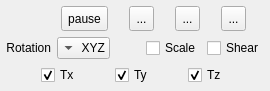
<?xml version="1.0" encoding="UTF-8"?>
<ui version="4.0">
 <class>GraphicalTransformationDlg</class>
 <widget class="QDialog" name="GraphicalTransformationDlg">
  <property name="geometry">
   <rect>
    <x>0</x>
    <y>0</y>
    <width>270</width>
    <height>89</height>
   </rect>
  </property>
  <property name="sizePolicy">
   <sizepolicy hsizetype="Maximum" vsizetype="Maximum">
    <horstretch>0</horstretch>
    <verstretch>0</verstretch>
   </sizepolicy>
  </property>
  <property name="windowTitle">
   <string>Graphical Transformation</string>
  </property>
  <layout class="QVBoxLayout" name="verticalLayout">
   <property name="leftMargin">
    <number>6</number>
   </property>
   <property name="topMargin">
    <number>6</number>
   </property>
   <property name="rightMargin">
    <number>6</number>
   </property>
   <property name="bottomMargin">
    <number>6</number>
   </property>
   <item>
    <widget class="QFrame" name="frame">
     <property name="sizePolicy">
      <sizepolicy hsizetype="Expanding" vsizetype="Maximum">
       <horstretch>0</horstretch>
       <verstretch>0</verstretch>
      </sizepolicy>
     </property>
     <layout class="QHBoxLayout" name="horizontalLayout">
      <property name="leftMargin">
       <number>0</number>
      </property>
      <property name="topMargin">
       <number>0</number>
      </property>
      <property name="rightMargin">
       <number>0</number>
      </property>
      <property name="bottomMargin">
       <number>0</number>
      </property>
      <item>
       <spacer name="horizontalSpacer">
        <property name="orientation">
         <enum>Qt::Horizontal</enum>
        </property>
        <property name="sizeType">
         <enum>QSizePolicy::Preferred</enum>
        </property>
        <property name="sizeHint" stdset="0">
         <size>
          <width>40</width>
          <height>20</height>
         </size>
        </property>
       </spacer>
      </item>
      <item>
       <widget class="QToolButton" name="pauseButton">
        <property name="minimumSize">
         <size>
          <width>25</width>
          <height>25</height>
         </size>
        </property>
        <property name="toolTip">
         <string>Pause segmentation</string>
        </property>
        <property name="statusTip">
         <string>Pause transformation (allow rotation/panning of 3D view)</string>
        </property>
        <property name="text">
         <string>pause</string>
        </property>
        <property name="icon">
         <iconset resource="../MainWindow.qrc">
          <normaloff>:/Resources/images/smallPause.png</normaloff>:/Resources/images/smallPause.png</iconset>
        </property>
        <property name="checkable">
         <bool>true</bool>
        </property>
        <property name="checked">
         <bool>false</bool>
        </property>
       </widget>
      </item>
      <item>
       <widget class="QToolButton" name="razButton">
        <property name="minimumSize">
         <size>
          <width>25</width>
          <height>25</height>
         </size>
        </property>
        <property name="text">
         <string notr="true">...</string>
        </property>
        <property name="icon">
         <iconset resource="../MainWindow.qrc">
          <normaloff>:/Resources/images/smallReset.png</normaloff>:/Resources/images/smallReset.png</iconset>
        </property>
       </widget>
      </item>
      <item>
       <widget class="QToolButton" name="okButton">
        <property name="minimumSize">
         <size>
          <width>25</width>
          <height>25</height>
         </size>
        </property>
        <property name="text">
         <string notr="true">...</string>
        </property>
        <property name="icon">
         <iconset resource="../MainWindow.qrc">
          <normaloff>:/Resources/images/smallValidate.png</normaloff>:/Resources/images/smallValidate.png</iconset>
        </property>
       </widget>
      </item>
      <item>
       <widget class="QToolButton" name="cancelButton">
        <property name="minimumSize">
         <size>
          <width>25</width>
          <height>25</height>
         </size>
        </property>
        <property name="text">
         <string notr="true">...</string>
        </property>
        <property name="icon">
         <iconset resource="../MainWindow.qrc">
          <normaloff>:/Resources/images/smallCancel.png</normaloff>:/Resources/images/smallCancel.png</iconset>
        </property>
       </widget>
      </item>
     </layout>
    </widget>
   </item>
   <item>
    <layout class="QHBoxLayout" name="horizontalLayout_2">
     <item>
      <widget class="QLabel" name="label">
       <property name="sizePolicy">
        <sizepolicy hsizetype="Maximum" vsizetype="Preferred">
         <horstretch>0</horstretch>
         <verstretch>0</verstretch>
        </sizepolicy>
       </property>
       <property name="text">
        <string>Rotation</string>
       </property>
       <property name="alignment">
        <set>Qt::AlignRight|Qt::AlignTrailing|Qt::AlignVCenter</set>
       </property>
      </widget>
     </item>
     <item>
      <widget class="QComboBox" name="rotComboBox">
       <property name="sizePolicy">
        <sizepolicy hsizetype="Preferred" vsizetype="Fixed">
         <horstretch>0</horstretch>
         <verstretch>0</verstretch>
        </sizepolicy>
       </property>
       <property name="layoutDirection">
        <enum>Qt::RightToLeft</enum>
       </property>
       <item>
        <property name="text">
         <string notr="true">XYZ</string>
        </property>
       </item>
       <item>
        <property name="text">
         <string notr="true">X</string>
        </property>
       </item>
       <item>
        <property name="text">
         <string notr="true">Y</string>
        </property>
       </item>
       <item>
        <property name="text">
         <string notr="true">Z</string>
        </property>
       </item>
      </widget>
     </item>
     <item>
      <spacer name="horizontalSpacer_2">
       <property name="orientation">
        <enum>Qt::Horizontal</enum>
       </property>
       <property name="sizeHint" stdset="0">
        <size>
         <width>40</width>
         <height>20</height>
        </size>
       </property>
      </spacer>
     </item>
     <item>
      <widget class="QCheckBox" name="scaleCheckBox">
       <property name="text">
        <string>Scale</string>
       </property>
       <property name="checked">
        <bool>false</bool>
       </property>
      </widget>
     </item>
     <item>
      <widget class="QCheckBox" name="shearCheckBox">
       <property name="text">
        <string>Shear</string>
       </property>
      </widget>
     </item>
    </layout>
   </item>
   <item>
    <layout class="QHBoxLayout" name="horizontalLayout_3">
     <property name="spacing">
      <number>0</number>
     </property>
     <item>
      <widget class="QCheckBox" name="TxCheckBox">
       <property name="sizePolicy">
        <sizepolicy hsizetype="Maximum" vsizetype="Fixed">
         <horstretch>0</horstretch>
         <verstretch>0</verstretch>
        </sizepolicy>
       </property>
       <property name="text">
        <string notr="true">Tx</string>
       </property>
       <property name="checked">
        <bool>true</bool>
       </property>
      </widget>
     </item>
     <item>
      <widget class="QCheckBox" name="TyCheckBox">
       <property name="sizePolicy">
        <sizepolicy hsizetype="Maximum" vsizetype="Fixed">
         <horstretch>0</horstretch>
         <verstretch>0</verstretch>
        </sizepolicy>
       </property>
       <property name="text">
        <string notr="true">Ty</string>
       </property>
       <property name="checked">
        <bool>true</bool>
       </property>
      </widget>
     </item>
     <item>
      <widget class="QCheckBox" name="TzCheckBox">
       <property name="sizePolicy">
        <sizepolicy hsizetype="Maximum" vsizetype="Fixed">
         <horstretch>0</horstretch>
         <verstretch>0</verstretch>
        </sizepolicy>
       </property>
       <property name="text">
        <string notr="true">Tz</string>
       </property>
       <property name="checked">
        <bool>true</bool>
       </property>
      </widget>
     </item>
    </layout>
   </item>
  </layout>
 </widget>
 <resources>
  <include location="../MainWindow.qrc"/>
 </resources>
 <connections/>
</ui>
